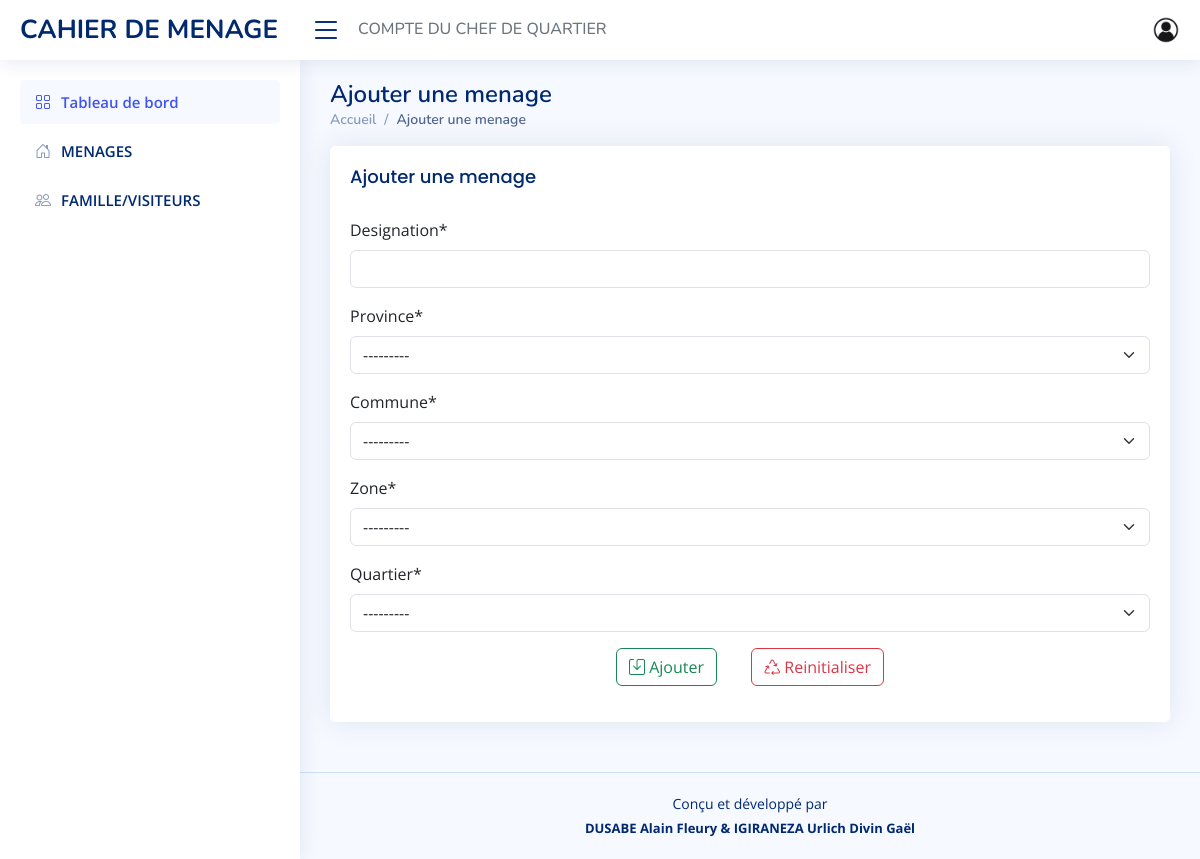
The app's page /household/add (signed in) with its own data.
### app/models/province.py (models this page shows)
class Province (models.Model):
    province = models.CharField(max_length=15, unique=True)
    def __str__(self) -> str:
        return self.province

### app/models/commune.py (models this page shows)
class Commune (models.Model):
    province = models.ForeignKey(Province, on_delete=models.CASCADE)
    commune = models.CharField(max_length=15, unique=True)
    def __str__(self) -> str:
        return self.commune

### app/models/zone.py (models this page shows)
class Zone (models.Model):
    province=models.ForeignKey(Province, on_delete=models.CASCADE,null=True,related_name='provinces')
    commune=models.ForeignKey(Commune, on_delete=models.CASCADE,null=True,related_name='communes')
    zone = models.CharField(max_length=15, unique=True)
    def __str__(self) -> str:
        return self.zone

### app/models/quartier.py (models this page shows)
class Quartier (models.Model):
    province=models.ForeignKey(Province, on_delete=models.CASCADE,null=True,related_name='_provinces')
    commune=models.ForeignKey(Commune, on_delete=models.CASCADE,null=True,related_name='_communes')
    zone = models.ForeignKey(Zone, on_delete=models.CASCADE,null=True,related_name='_zones')
    quartier = models.CharField(max_length=15, unique=True)
    def __str__(self) -> str:
        return self.quartier

### app/views/household.py (the view)
# urls.py: path('household/add', household.add_household, name ='add_household'),
@login_required(login_url ='login')
def add_household(request):
    assert isinstance(request, HttpRequest)
    page_title = 'Ajouter une menage'
    template = 'app/settings/household/add.html'
    province_id = request.GET.get('id_province')
    commune_id = request.GET.get('id_commune')
    zone_id = request.GET.get('id_zone')
    provinces_list = Province.objects.all()
    communes_list = Commune.objects.all()
    zones_list = Zone.objects.all()
    quartiers_list = Quartier.objects.all()
    if request.method == 'GET':
        form = HouseholdForm()
    context = {
        'page_title': page_title,
        'provinces_list': provinces_list,
        'communes_list': communes_list,
        'zones_list': zones_list,
        'quartiers_list': quartiers_list,
        'form': form
    }
    return render(
        request,
        template_name=template,
        context=context
    )

### app/forms/househlod.py
class HouseholdForm (ModelForm) :
    class Meta :
        model = Household
        exclude = ['created_at', 'created_by']

### app/templatetags/user_tags.py (called while the page is built)
@register.filter
def user_belongs_to_group(user, group_name):
    return user.groups.filter(name=group_name).exists()

### app/templates/app/settings/household/add.html (shortened to what this page needs)
{% extends 'app/layouts/default.html' %}
{% block content %}
{% load crispy_forms_tags %}
<section class="section">
    <div class="row">
        <div class="col-lg-12">
            <div class="card">
                <div class="card-body">
                    <h5 class="card-title">{{page_title}}</h5>
                    <form action="{% url 'store_household' %}" method="POST" class="mt-3">
                        <div class="form-group"> {{ form|crispy}}</div>
                        <div class="text-center mt-3 mb-3">
                            <button type="submit" style="margin-right: 30px;"
                                class="btn btn-outline-success"><i class="bi bi-save"></i> Ajouter</button>
                            <button type="reset" class="btn btn-outline-danger"><i class="bi bi-recycle"></i> Reinitialiser</button>
                        </div>
                    </form>
                </div>
            </div>
        </div>
    </div>
</section>
{% endblock %}

### app/static/app/css/style.css (style rules this page uses)
:root { scroll-behavior: smooth; }
body { font-family: "Open Sans", sans-serif; background: #f6f9ff; color: #444444; }
h1, h2, h3, h4, h5, h6 { font-family: "Nunito", sans-serif; }
.card { margin-bottom: 30px; border: none; border-radius: 5px; box-shadow: 0px 0 30px rgba(1, 41, 112, 0.1); }
.card-title { padding: 20px 0 15px 0; font-size: 18px; font-weight: 500; color: #012970; font-family: "Poppins", sans-serif; }
.card-body { padding: 0 20px 20px 20px; }

### records on screen
Province: province "---------"
Commune: commune "---------"
Zone: zone "---------"
Quartier: quartier "---------"

### other values on screen
{{ page_title }} "Ajouter une menage"
